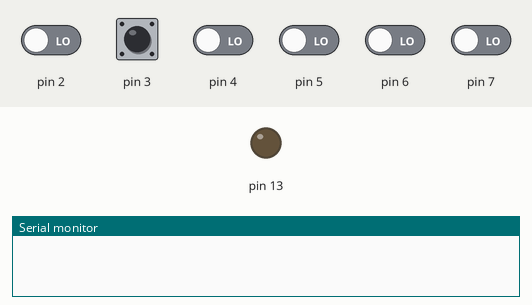
This program was run on a simulated Arduino Nano, built with avr-gcc and run on an emulated ATmega328P. Shown: output pins drawn as LEDs (lit = HIGH), the last lines printed to the serial monitor. Inputs (shaded band) come from the test bench; at power-on: pin 3 HIGH, pin 2, pin 4–7 LOW.

Above: at 5.0 s.
5.1 s: pin 2 driven HIGH
At 6.5 s:
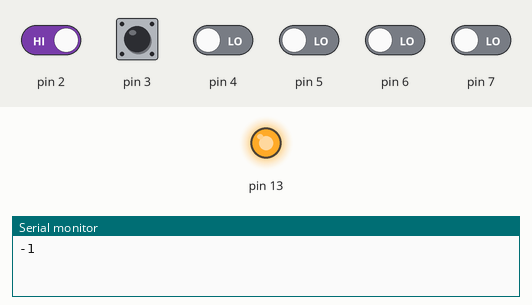
Timing chart, 0 to 8.1 s (numbered marks = the images above; inputs shaded):
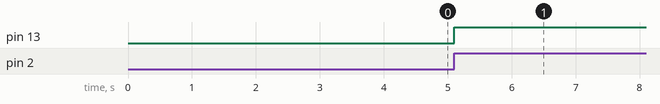

Measured:
- after the input at 5.1 s, pin 13: LOW → HIGH at once

The program:

main.cpp
```cpp
#include <encoder.h>
#include "digital_in.h"
#include <util/delay.h>
#include <digital_out.h>
#include <Arduino.h>

Encoder enc;
Digital_in A(2);//PD2 for the signal A, D2
Digital_in B(3);//PD3 for the signal B, D3

int main(){

  Digital_out LED(5);// Port B
  A.initINT();    // Initialize A signal as interrupt
  B.init(); // Initialize B signal
  LED.init();
  // Enable global interrupts
  sei();
  Serial.begin(115200);
  int count = 0;
  int countB = 0;
  while (1)
   {
    //enc.updateCount(A.is_hi(),B.is_hi());
    countB = enc.position();
    //Serial.println(countB);
    if(count != countB) {
      count = countB;
      LED.toggle();

      Serial.println(countB);
    }
    //countB = enc.position();
    //Serial.println(countB);
  }
}

// Define the ISR for INT0 (external interrupt)
ISR(INT0_vect) {
    // Call your interrupt action function
    enc.updateCount(A.is_hi(),B.is_hi());
    //Serial.println("A");
}
```

digital_in.h
```cpp
#include <avr/io.h>
#include <avr/interrupt.h>

class Digital_in {

  public:
    Digital_in(uint8_t pin);
    void init();
    bool is_hi();
    bool is_lo();
    void initINT();

  private:
    uint8_t pinMask;

};
```

digital_out.h
```cpp
#include <avr/io.h>

class Digital_out {

    public:
        Digital_out(uint8_t pin);
        void init();
        void set_hi();
        void set_lo();
        void toggle();

    private:
        uint8_t pinMask;

};
```

encoder.h
```cpp
#include <stdint.h>

class Encoder {

    public:
        Encoder(){
            counter = 0;
            lastA = 0;
            lastB = 0;
        };
        int position();
        volatile int counter;
        void updateCount(bool A, bool B);

    private:
        bool lastA;
        bool lastB;

};
```

digital_in.cpp
```cpp
#include "digital_in.h"
//#include <avr/interrupt.h>

Digital_in::Digital_in(uint8_t pin) {
  pinMask = 1 << pin;
}

void Digital_in::init() {
  DDRD &= ~pinMask;     // Set the corresponding pin as an input
  PORTD |= pinMask;     // Enable internal pull-up resistor
}
void Digital_in::initINT() {
  DDRD &= ~pinMask;     // Set the corresponding pin as an input
  EIMSK |= (1 << INT0);
  EICRA |= (1 << ISC01) | (1 << ISC00);
}

bool Digital_in::is_hi() {
  return (PIND & pinMask) != 0;     // Check if the correspoding pin is high
}

bool Digital_in::is_lo() {
  return (PIND & pinMask) == 0;     // Check if the correspoding pin is low
}
```

digital_out.cpp
```cpp
#include "digital_out.h"

Digital_out::Digital_out(uint8_t pin) {
  pinMask = 1 << pin;
}

void Digital_out::init() {
  DDRB |= pinMask;    // Set the corresponding pin as an output
}

void Digital_out::set_hi() {
  PORTB |= pinMask;     // Set the pin high
}

void Digital_out::set_lo() {
  PORTB &= ~pinMask;      // Set the pin low
}

void Digital_out::toggle() {
  PORTB ^= pinMask;     // Toggle the pin state
}
```

encoder.cpp
```cpp
#include <encoder.h>

Encoder encoder;

int Encoder::position() {
    return encoder.counter;
}

void Encoder::updateCount(bool A, bool B) {
    //if(A != encoder.lastA) {
        if(B != A) {
            encoder.counter++;
        }
        else {
            encoder.counter--;
        }
    //}
    //encoder.lastA = A;
}
```
